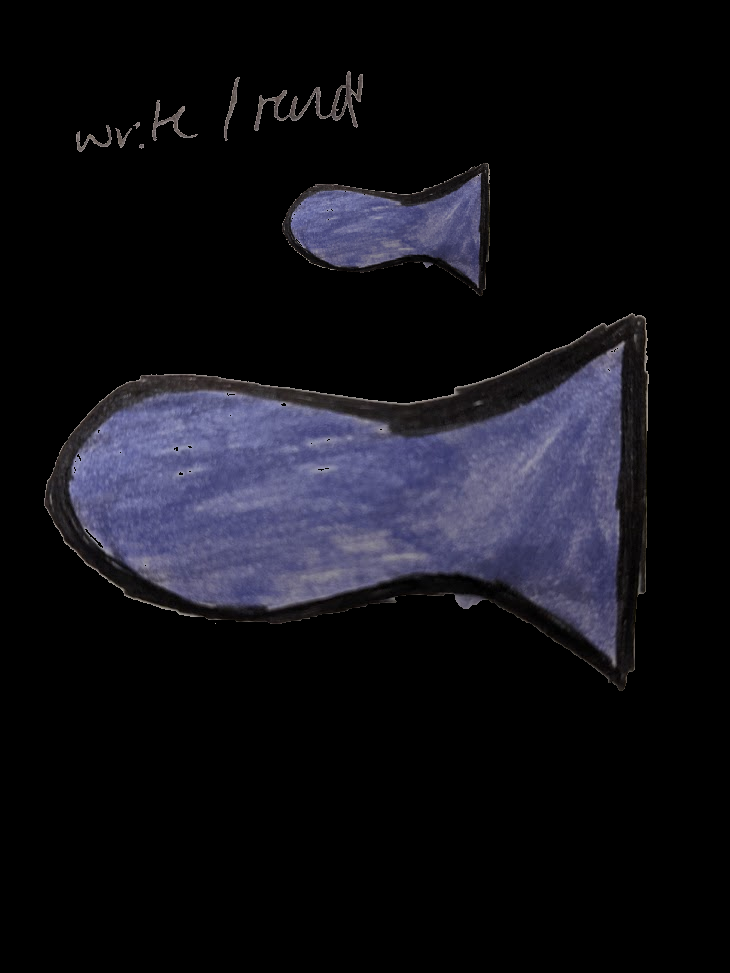
#> input picture cropped_fish_test.png, 730 x 973 px
$ jupyter execute '2D to verticies.ipynb'
#> lines starting #> are read from the running program, lines starting #| are printed output that depends on the picture; after the words box and inside, x2 and y2 are one past the last pixel; in counts of white or black regions, pixels touching at a corner belong together
[cell 1]
import sys

[cell 2]
# Install a pip package in the current Jupyter kernel


import numpy as np
import cv2
from matplotlib import pyplot as plt
from PIL import Image, ImageFilter

[cell 3]
gwash = cv2.imread("cropped_fish_test.png") #import image
#> gwash is the input picture: shape (973, 730, 3); mean B, G, R 23.2, 16.8, 17.1
gwashBW = cv2.cvtColor(gwash, cv2.COLOR_BGR2GRAY) #change to grayscale
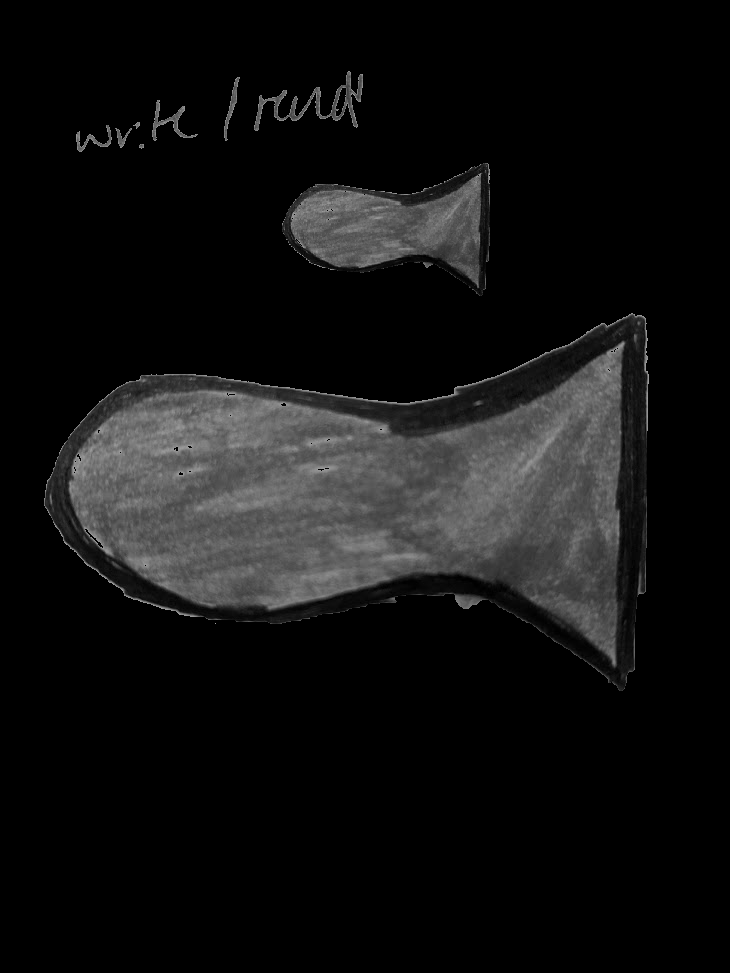
#> gwashBW: shape (973, 730); min 0, max 160, mean 17.6


ret,thresh1 = cv2.threshold(gwashBW,0,255,cv2.THRESH_BINARY) #0 because we already cropped
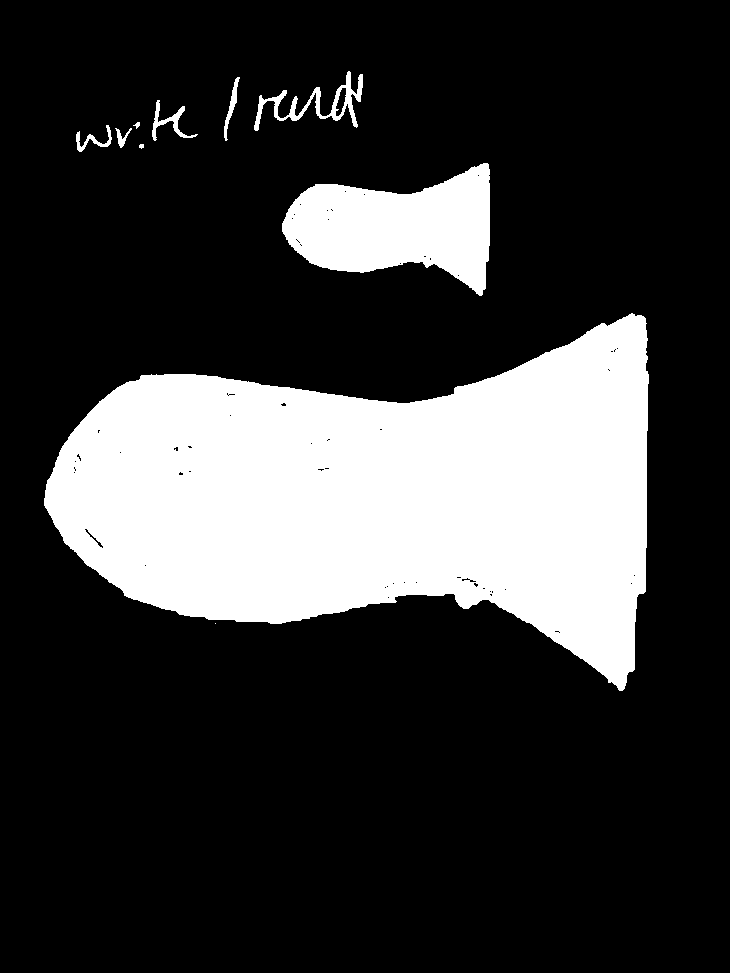
#> thresh1: shape (973, 730); 22.3% white; 10 white regions (1 under 20 px), largest, box (x1, y1, x2, y2) and area: (44, 313, 649, 691) 138936, (282, 163, 490, 296) 17016, (254, 71, 363, 131) 1437
kernel = np.ones((5,5),np.uint8) #square image kernel used for erosion
erosion = cv2.erode(thresh1, kernel,iterations = 1) #refines all edges in the binary image
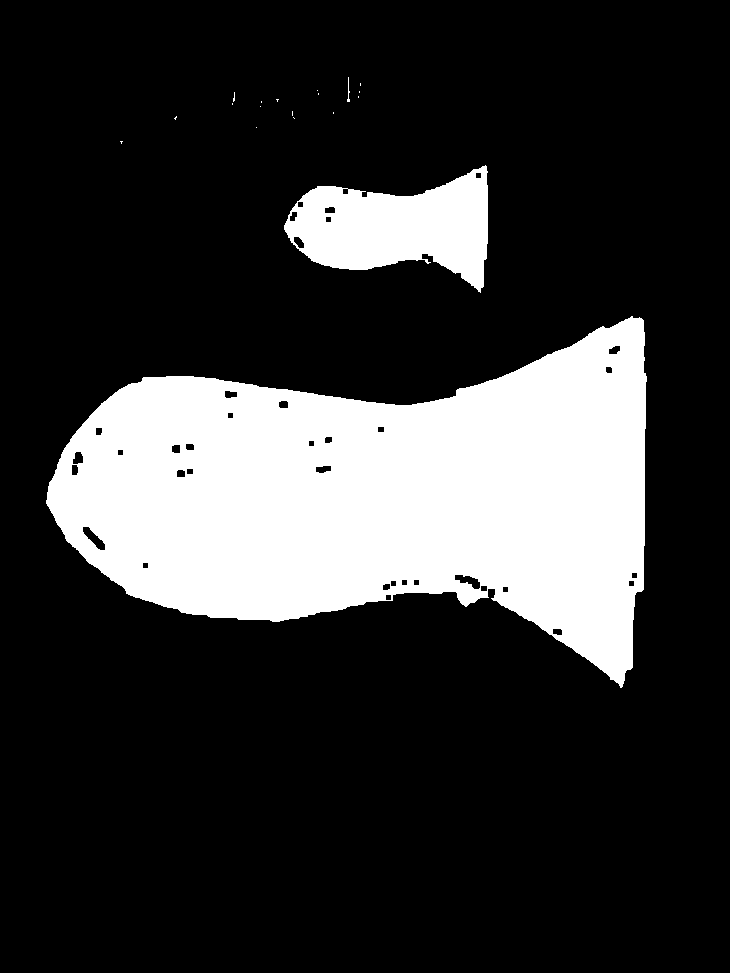
#> erosion: shape (973, 730); 20.9% white; 19 white regions (16 under 20 px), largest, box (x1, y1, x2, y2) and area: (46, 316, 647, 688) 133296, (284, 165, 488, 293) 15197, (347, 77, 350, 102) 33

opening = cv2.morphologyEx(erosion, cv2.MORPH_OPEN, kernel)
#> opening: shape (973, 730); 20.9% white; 2 white regions, box (x1, y1, x2, y2) and area: (47, 318, 647, 684) 133184, (284, 166, 488, 289) 15013
closing = cv2.morphologyEx(opening, cv2.MORPH_CLOSE, kernel) #this is for further removing small noises and holes in the image
#> closing: shape (973, 730); 20.9% white; 2 white regions

plt.imshow(closing, 'gray') #Figure 2
plt.xticks([]), plt.yticks([])
plt.show()

[cell 4]
print("starting contour")
contours, hierarchy = cv2.findContours(closing,cv2.RETR_TREE,cv2.CHAIN_APPROX_SIMPLE) #find contours with simple approximation
#> contours = 31 contours; largest, box (x1, y1, x2, y2) and area: (47, 318, 647, 684) 133847, (284, 166, 488, 289) 14834, (82, 526, 106, 551) 238, (454, 574, 481, 590) 221, (71, 451, 84, 476) 186
print("end contour")

dst = np.zeros((closing.shape[1], closing.shape[0]),np.uint8)


print(contours)
#> (printed output is left out)
cv2.drawContours(dst, contours, -1, (255, 255, 255), 1)
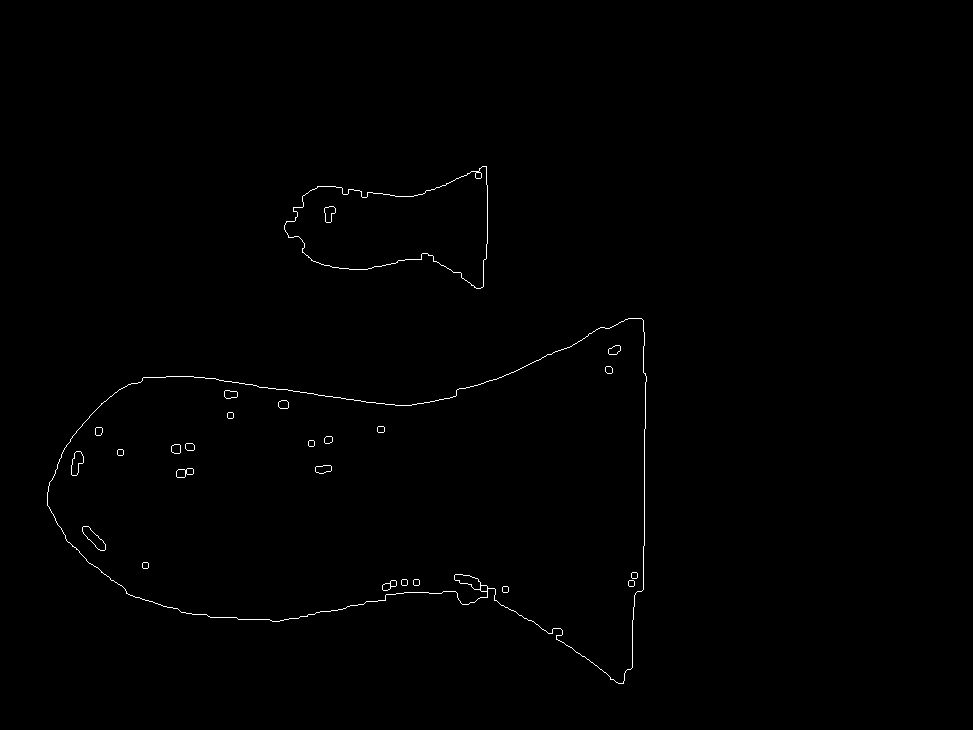
#> dst: shape (730, 973); 0.44% white in thin lines or dots, all inside (x1, y1, x2, y2) = (47, 166, 647, 684)
cv2.imshow('cleaner', dst) #Figure 3
cv2.waitKey(0)

[cell 5]
#Get only the largest area
areas = [] #list to hold all areas

for contour in contours:
  ar = cv2.contourArea(contour)
  areas.append(ar)
#> this loop made 31 passes
#> ar on passes 1 to 12: 133847, 34, 40, 49, 34, 34, 34, 34, 221, 34, 34, 237.5
#> after the loop, areas = 31 values, max 133847 at index 0, min 34 at index 1, mean 4860.6

max_area = max(areas)
#> max_area = 133847
max_area_index = areas.index(max_area) #index of the list element with largest area
#> max_area_index = 0

cnt = contours[max_area_index] #largest area contour
#> cnt = contour of 555 points, box (x1, y1, x2, y2) (47, 318, 647, 684), area 133847

# [4 lines of commented-out code are left out]
dst = np.zeros((closing.shape[1], closing.shape[0]),np.uint8)

format_contour_x = [x[0][0] for x in contours[max_area_index]]
#> format_contour_x = 555 values, max 646 at index 543, min 47 at index 268, mean 359.9
format_contour_y = [x[0][1] for x in contours[max_area_index]]
#> format_contour_y = 555 values, max 683 at index 518, min 318 at index 0, mean 489.8
plt.plot(format_contour_x, format_contour_y, 'o', color='black');


from scipy.spatial import Delaunay
zipped = list(zip(format_contour_x, format_contour_y))
#> zipped = 555 pairs, first value 47 to 646, second value 318 to 683
zipped = np.array([list(x) for x in zipped])
print(zipped)
tri = Delaunay(zipped)
plt.triplot(zipped[:,0], zipped[:,1], tri.simplices)
plt.plot(zipped[:,0], zipped[:,1], 'o')
plt.show()
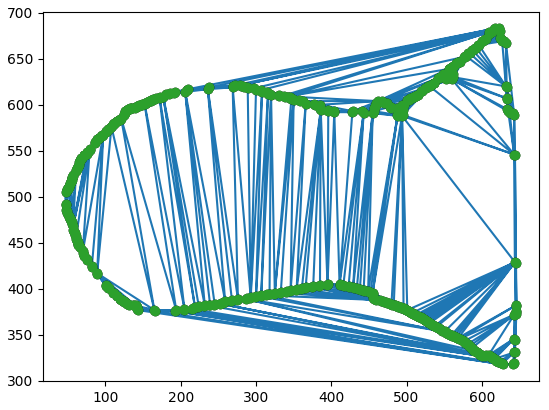
#> figure drawn by matplotlib, 1 panel

#Try filling in the points
zipped2 = list(zip(format_contour_x, format_contour_y))
#> zipped2 has the same summary as zipped
for i in range(closing.shape[0]):
    for j in range(closing.shape[1]):
        inBBx = cv2.pointPolygonTest(contours[max_area_index], (j,i), False)
        if inBBx == 1: #inside
            zipped2.append([j,i])
#> after the loop, zipped2 = 133562 items
        #else is 0 or -1 which is on edge or outside

zipped2 = np.array([list(x) for x in zipped2])
#> zipped2 = 133562 pairs, first value 47 to 646, second value 318 to 683
print(zipped2)
tri = Delaunay(zipped2)
plt.triplot(zipped2[:,0], zipped2[:,1], tri.simplices)
plt.plot(zipped2[:,0], zipped2[:,1], 'o')
plt.show()
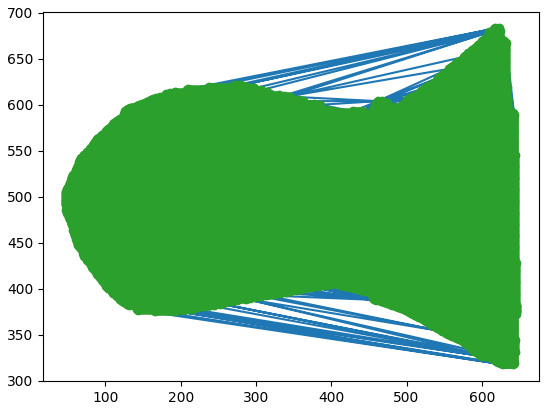
#> figure drawn by matplotlib, 1 panel

# cv2.drawContours(dst, contours, max_area_index, (255, 255, 255), 1)
# cv2.imshow('cleaner2', dst) #Figure 3
# cv2.waitKey(0)

[cell 6]
#I think since all we just format this into the format that the meshpoint cloud can take

normal = [0, 0, 1]
normal_down = [0, 0, -1]
dummy_color = [0, 255, 255] #dummy color
dummy_neg_z = -5.0
dummy_pos_z = 5.0

data = []

#countours[max_area_index]
for x in zipped2:
    #print(x) #each is in a [[x y]] format
    points_neg = [x[0], x[1], dummy_neg_z, dummy_color[0], dummy_color[1], dummy_color[2], normal_down[0], normal_down[1], normal_down[2]]
    data.append(points_neg)
    points_pos = [x[0], x[1], dummy_pos_z, dummy_color[0], dummy_color[1], dummy_color[2], normal[0], normal[1], normal[2]]
    data.append(points_pos)
#> this loop made 133562 passes
#> (points_neg, points_pos) on passes 1 to 3: ([628, 318, -5, 0, 255, 255, 0, 0, -1], [628, 318, 5, 0, 255, 255, 0, 0, 1]), ([627, 319, -5, 0, 255, 255, 0, 0, -1], [627, 319, 5, 0, 255, 255, 0, 0, 1]), ([625, 319, -5, 0, 255, 255, 0, 0, -1], [625, 319, 5, 0, 255, 255, 0, 0, 1])
#> after the loop, data = 267124 items

[cell 7]
print(data)

[cell 8]
f = open("fish_text_points_w_normals.txt", "w")
f.write("X Y Z R G B Nx Ny Nz\n")
for i in data:
    str_ver =  map(str,i)
    f.write(' '.join(str_ver))
    f.write('\n')
#> this loop made 267124 passes
#> i on passes 1 to 3: [628, 318, -5, 0, 255, 255, 0, 0, -1], [628, 318, 5, 0, 255, 255, 0, 0, 1], [627, 319, -5, 0, 255, 255, 0, 0, -1]

f.close()
